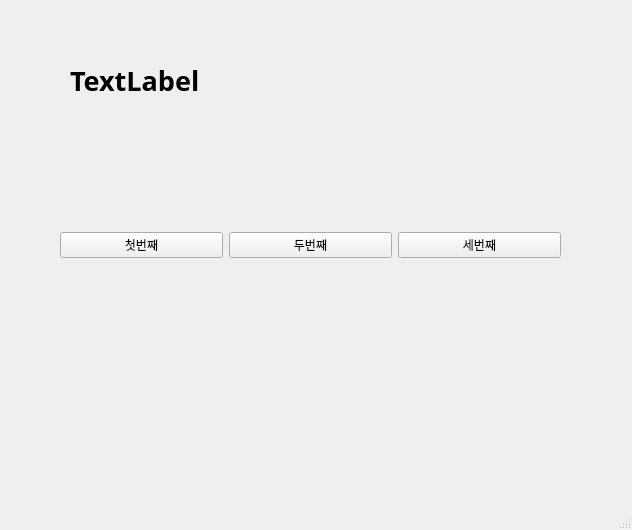
<?xml version="1.0" encoding="UTF-8"?>
<ui version="4.0">
 <class>MainWindow</class>
 <widget class="QMainWindow" name="MainWindow">
  <property name="geometry">
   <rect>
    <x>0</x>
    <y>0</y>
    <width>632</width>
    <height>530</height>
   </rect>
  </property>
  <property name="windowTitle">
   <string>MainWindow</string>
  </property>
  <widget class="QWidget" name="centralwidget">
   <widget class="QWidget" name="horizontalLayoutWidget">
    <property name="geometry">
     <rect>
      <x>60</x>
      <y>150</y>
      <width>501</width>
      <height>191</height>
     </rect>
    </property>
    <layout class="QHBoxLayout" name="horizontalLayout">
     <item>
      <widget class="QPushButton" name="pushButton">
       <property name="text">
        <string>첫번째</string>
       </property>
      </widget>
     </item>
     <item>
      <widget class="QPushButton" name="pushButton_2">
       <property name="text">
        <string>두번째</string>
       </property>
      </widget>
     </item>
     <item>
      <widget class="QPushButton" name="pushButton_3">
       <property name="text">
        <string>세번째</string>
       </property>
      </widget>
     </item>
    </layout>
   </widget>
   <widget class="QLabel" name="label">
    <property name="geometry">
     <rect>
      <x>70</x>
      <y>50</y>
      <width>491</width>
      <height>61</height>
     </rect>
    </property>
    <property name="font">
     <font>
      <family>맑은 고딕</family>
      <pointsize>20</pointsize>
      <weight>75</weight>
      <bold>true</bold>
     </font>
    </property>
    <property name="text">
     <string>TextLabel</string>
    </property>
   </widget>
  </widget>
  <widget class="QMenuBar" name="menubar">
   <property name="geometry">
    <rect>
     <x>0</x>
     <y>0</y>
     <width>632</width>
     <height>21</height>
    </rect>
   </property>
  </widget>
  <widget class="QStatusBar" name="statusbar"/>
 </widget>
 <resources/>
 <connections>
  <connection>
   <sender>pushButton</sender>
   <signal>clicked()</signal>
   <receiver>MainWindow</receiver>
   <slot>firstClick()</slot>
   <hints>
    <hint type="sourcelabel">
     <x>109</x>
     <y>265</y>
    </hint>
    <hint type="destinationlabel">
     <x>137</x>
     <y>320</y>
    </hint>
   </hints>
  </connection>
  <connection>
   <sender>pushButton_2</sender>
   <signal>clicked()</signal>
   <receiver>MainWindow</receiver>
   <slot>secondClick()</slot>
   <hints>
    <hint type="sourcelabel">
     <x>276</x>
     <y>266</y>
    </hint>
    <hint type="destinationlabel">
     <x>320</x>
     <y>316</y>
    </hint>
   </hints>
  </connection>
  <connection>
   <sender>pushButton_3</sender>
   <signal>clicked()</signal>
   <receiver>MainWindow</receiver>
   <slot>thirdClick()</slot>
   <hints>
    <hint type="sourcelabel">
     <x>460</x>
     <y>264</y>
    </hint>
    <hint type="destinationlabel">
     <x>515</x>
     <y>321</y>
    </hint>
   </hints>
  </connection>
 </connections>
 <slots>
  <slot>firstClick()</slot>
  <slot>secondClick()</slot>
  <slot>thirdClick()</slot>
 </slots>
</ui>
